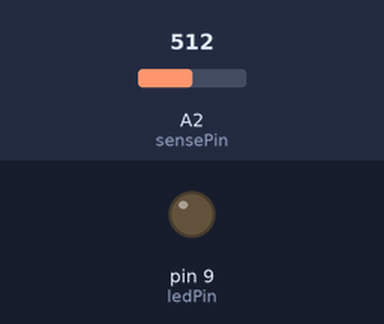
Bench run of a sketch on a simulated Arduino Uno, built with avr-gcc and run on an emulated ATmega328P. Shown: output pins drawn as LEDs (lit = HIGH). Inputs (shaded band) come from the test bench; at power-on: A2 (sensePin) = 512.

Above: at 1.2 s.
1.3 s: A2 (sensePin) set to 104
2.8 s: A2 (sensePin) set to 90
At 3.9 s:
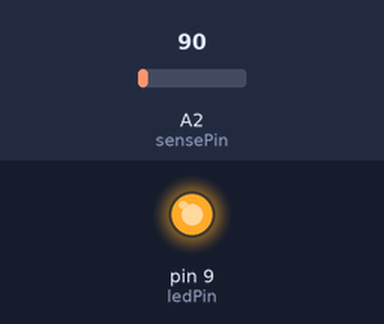
Timing chart, 0 to 5.8 s (numbered marks = the images above; inputs shaded):
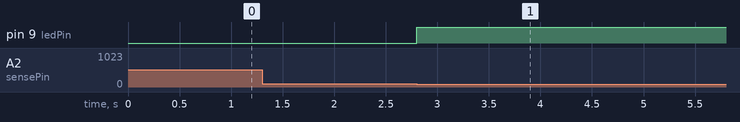

The sketch:

LED_-___.ino
```cpp
int sensePin = A2;
int ledPin = 9;
int Mode = 0;

void setup()
{

  pinMode(ledPin,OUTPUT);

}

void loop()
{
  Mode = analogRead(sensePin);

  if(Mode < 100)
  {
    digitalWrite(ledPin, HIGH);
    delay(5000);
    digitalWrite(ledPin, LOW);
  }
  else
  {
    digitalWrite(ledPin, LOW);
  }

}
```

Measured:
- the behaviour switches between 100 and 99 on A2 (sensePin) (found by bisection; images 0 and 1)
- after the input at 1.3 s, every drawn part: stays the same
- after the input at 2.8 s, pin 9 (ledPin): LOW → HIGH at once
